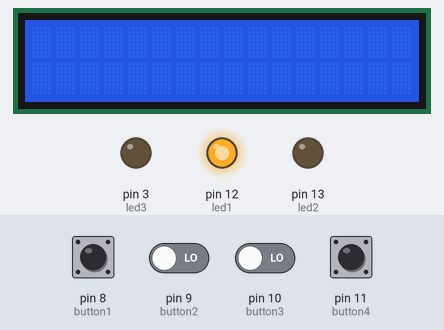
The sketch below on a simulated Arduino Uno, built with avr-gcc and run on an emulated ATmega328P. On the bench: 16×2 character LCD, output pins drawn as LEDs (lit = HIGH). Dashed ring = blinking. Inputs (shaded band) come from the test bench; at power-on: pin 8 (button1), pin 9 (button2), pin 10 (button3), pin 11 (button4) LOW.

Above: at 1.2 s.
1.3 s: pin 11 (button4) pulled HIGH for 0.15 s
At 1.9 s:
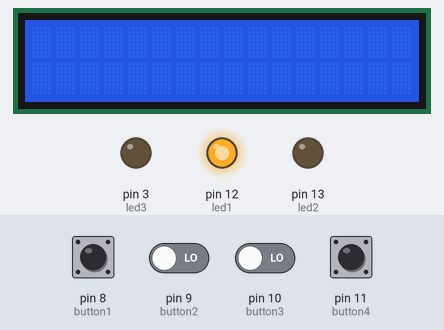
3.0 s: pin 8 (button1) pulled HIGH for 0.15 s
At 4.1 s:
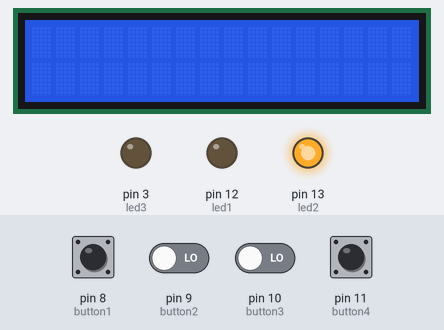
4.6 s: pin 11 (button4) pulled HIGH for 1 s
At 5.4 s:
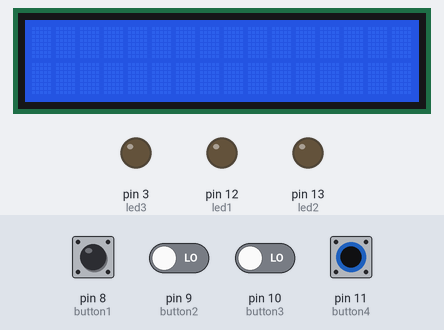
7.1 s: pin 8 (button1) pulled HIGH for 1 s
At 8.4 s:
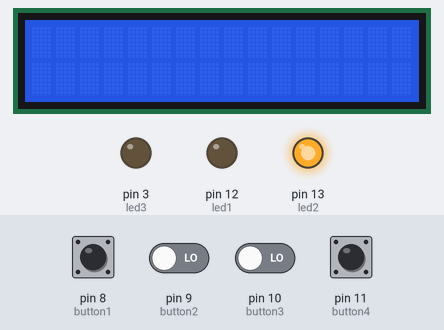
9.6 s: pin 9 (button2) driven HIGH and pin 10 (button3) driven HIGH
At 11.0 s:
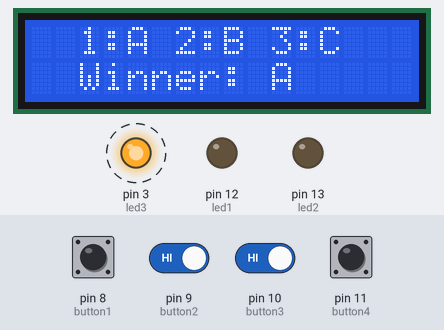
12.6 s: pin 11 (button4) pulled HIGH for 0.15 s
At 13.4 s:
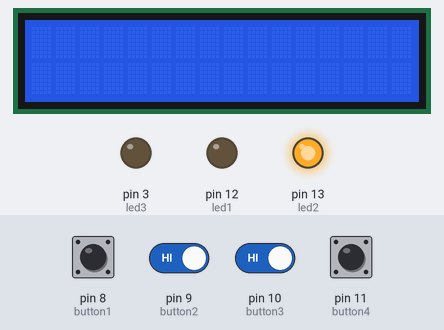
Timing chart, 0 to 15.3 s (numbered marks = the images above; inputs shaded):
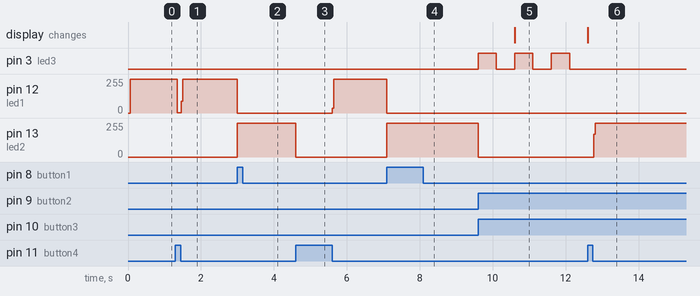

The sketch:

main.ino
```cpp
#include <LiquidCrystal.h>

LiquidCrystal lcd(1,2,4,5,6,7); //nastavimo vse spremenljivke za lcd, gumbe, led diode in nekatere druge spremenljivke, ki preverjajo kdo je prvi pritisnil gumb in kateri gumb je bil pritisnjen.
int button1=8; // spremenljivke za gumbe
int button2=9;
int button3=10;
int button4=11;
int led1=12; // spremenljivke za led diode
int led2=13;
int led3=3;
String vrstniRed =""; // spremenljivka za beleženje vrstenga reda pritiskov
boolean button1State=false; // spremenljivke za preverjanje pritiskov gumbov
boolean button2State=false;
boolean button3State=false;
boolean button4State=false;
boolean allButtonsPressed=false; // spremenljivka, ki se uporablja za preverjanje pritiska vseh gumbov
int ATimer=0; // spremenljivke, ki omejijo pritisk gumbov na enkrat na igro
int BTimer=0;
int CTimer=0;

void setup() {
  lcd.begin(16,2); // inicializiramo lcd, gumbe in led diode
  pinMode(button1,INPUT);
  pinMode(button2,INPUT);
  pinMode(button3,INPUT);
  pinMode(button4,INPUT);
  pinMode(led1,OUTPUT);
  pinMode(led2,OUTPUT);
  pinMode(led3,OUTPUT);

}

void loop() {
  lcd.setCursor(2,0); // nastavimo mesto lcd-ja
  if(digitalRead(button1)==true){ // preveri ali je bil pristisnjen prvi gumb. Če je bil nastavimo da je bil pritisnjenj in ga doda v vrstni red pritiskov
    button1State=true;
   if(ATimer==0){
       vrstniRed+="A";
       ATimer+=1;
    }

  }
  if(digitalRead(button2)==true){// preveri ali je bil pristisnjen drugi gumb. Če je bil nastavimo da je bil pritisnjenj in ga doda v vrstni red pritiskov
    button2State=true;
    if(BTimer==0){
       vrstniRed+="B";
       BTimer+=1;
    }
  }
  if(digitalRead(button3)==true){// preveri ali je bil pristisnjen trerji gumb. Če je bil nastavimo da je bil pritisnjenj in ga doda v vrstni red pritiskov
    button3State=true;
    if(CTimer==0){
       vrstniRed+="C";
       CTimer+=1;
    }
  }
  if(digitalRead(button4)==true){
    button4State=true;
  }
  if(button1State==false && button2State==false && button3State==false){ // če noben gumb še ni bil pritisnjen sveti prva (zelena) led dioda
    digitalWrite(led1,1);
  }
  if(button1State==true || button2State==true || button3State==true){ // Če je bil pritisnjen kateri koli gumb se prva (zelena) dioda ugasne in se prižge druga (rumena) dioda
    if(allButtonsPressed==false){
      digitalWrite(led1,0);
      digitalWrite(led2,1);
    }
  }
  if(button1State==true && button2State==true && button3State==true){ // čo so bili vsi gumbi pritisnjeni nastavimo spremenljikvo, ki spremlja ali so bili vsi gumbi pritisnjeni na true
    allButtonsPressed=true;
  }
  if(allButtonsPressed==true){ // če so vsi gumbi bili pritisnjeni se ugasne druga (rumena) led dioda in začne utripati zadnja (rdeča) led dioda. Na lcd pa izpiše vrstni red pritiskov gumbov in zmagovalca.
    digitalWrite(led1,0);
    digitalWrite(led2,0);
    digitalWrite(led3,1);
    delay(500);
    digitalWrite(led3,0);
    delay(500);
    String test = "1:" + String(vrstniRed.charAt(0)) + " 2:" + String(vrstniRed.charAt(1)) + " 3:" + String(vrstniRed.charAt(2));
    lcd.print(test);
    lcd.setCursor(2,1);
    lcd.print("Winner: "+String(vrstniRed.charAt(0)));
  }
  if(digitalRead(button4)==true){ // če pritisnemo zadnji gumb nastavi vse spremenljivke na njihovo prvotno vrednost (resetira vse pritiske gumbov, lcd, led diode)
    button1State=false;
    button2State=false;
    button3State=false;
    button4State=false;
    allButtonsPressed=false;
    digitalWrite(led1,0);
    digitalWrite(led2,0);
    digitalWrite(led3,0);
    vrstniRed="";
    lcd.clear();
    ATimer=0;
    BTimer=0;
    CTimer=0;
  }
}
```

Measured:
- after the input at 1.3 s, pin 12 (led1): 255/255 → 1/255 at once, → 255/255 0.12 s later
- after the input at 3.0 s, pin 12 (led1): 255/255 → 0/255 at once; pin 13 (led2): 0/255 → 255/255 at once
- after the input at 4.6 s, pin 12 (led1): 0/255 → 255/255 after 1.0 s; pin 13 (led2): 255/255 → 0/255 at once
- after the input at 7.1 s, pin 12 (led1): 255/255 → 0/255 at once; pin 13 (led2): 0/255 → 255/255 at once
- after the input at 9.6 s, pin 3 (led3): alternates HIGH for 0.50 s and LOW for 0.50 s, starting at once; pin 13 (led2): 255/255 → 0/255 at once; the display: changes after 1.0 s (image 5)
- after the input at 12.6 s, pin 3 (led3): stops changing and stays LOW; pin 13 (led2): 0/255 → 255/255 after 0.18 s; the display: changes at once (image 6)
